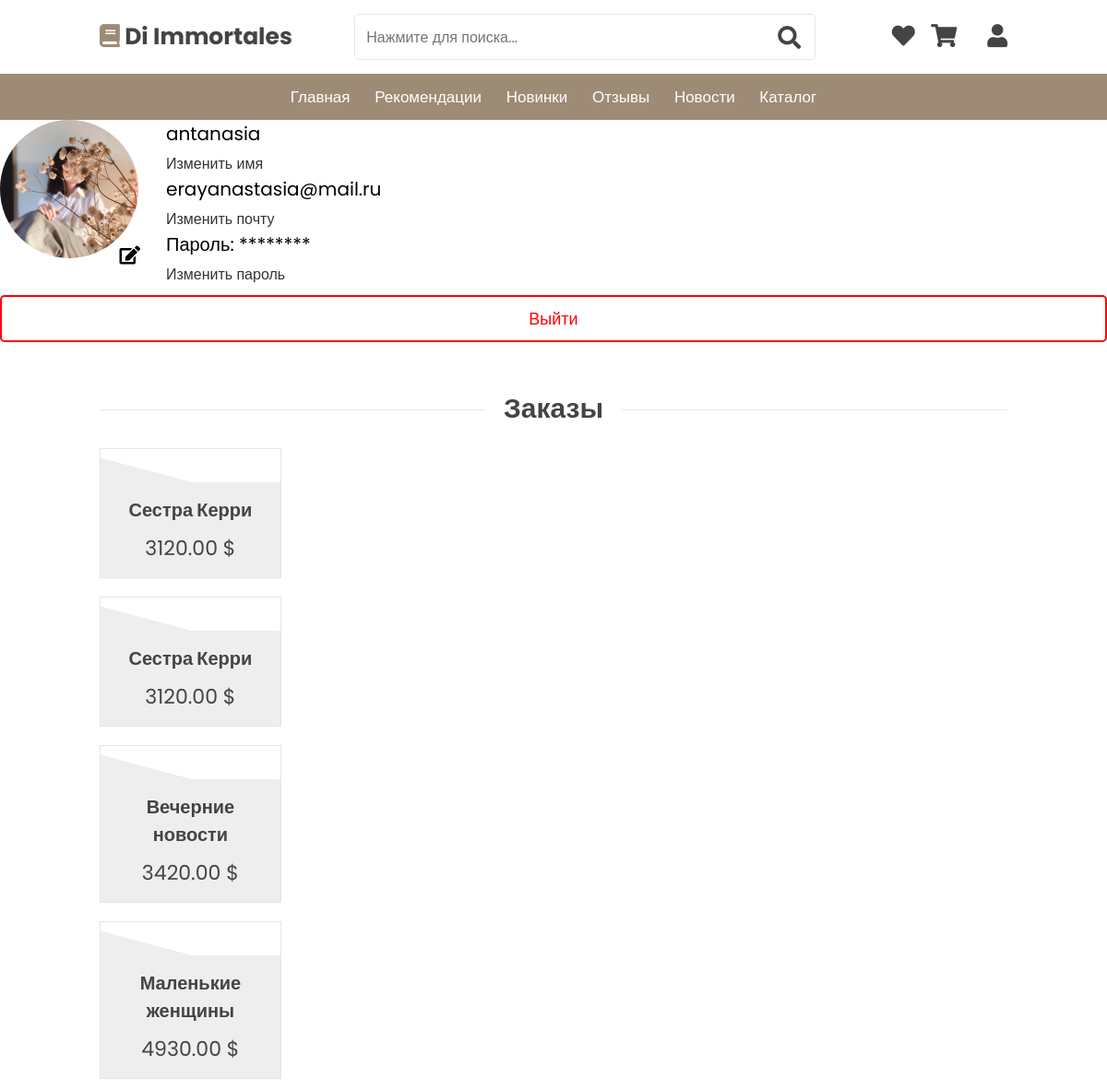
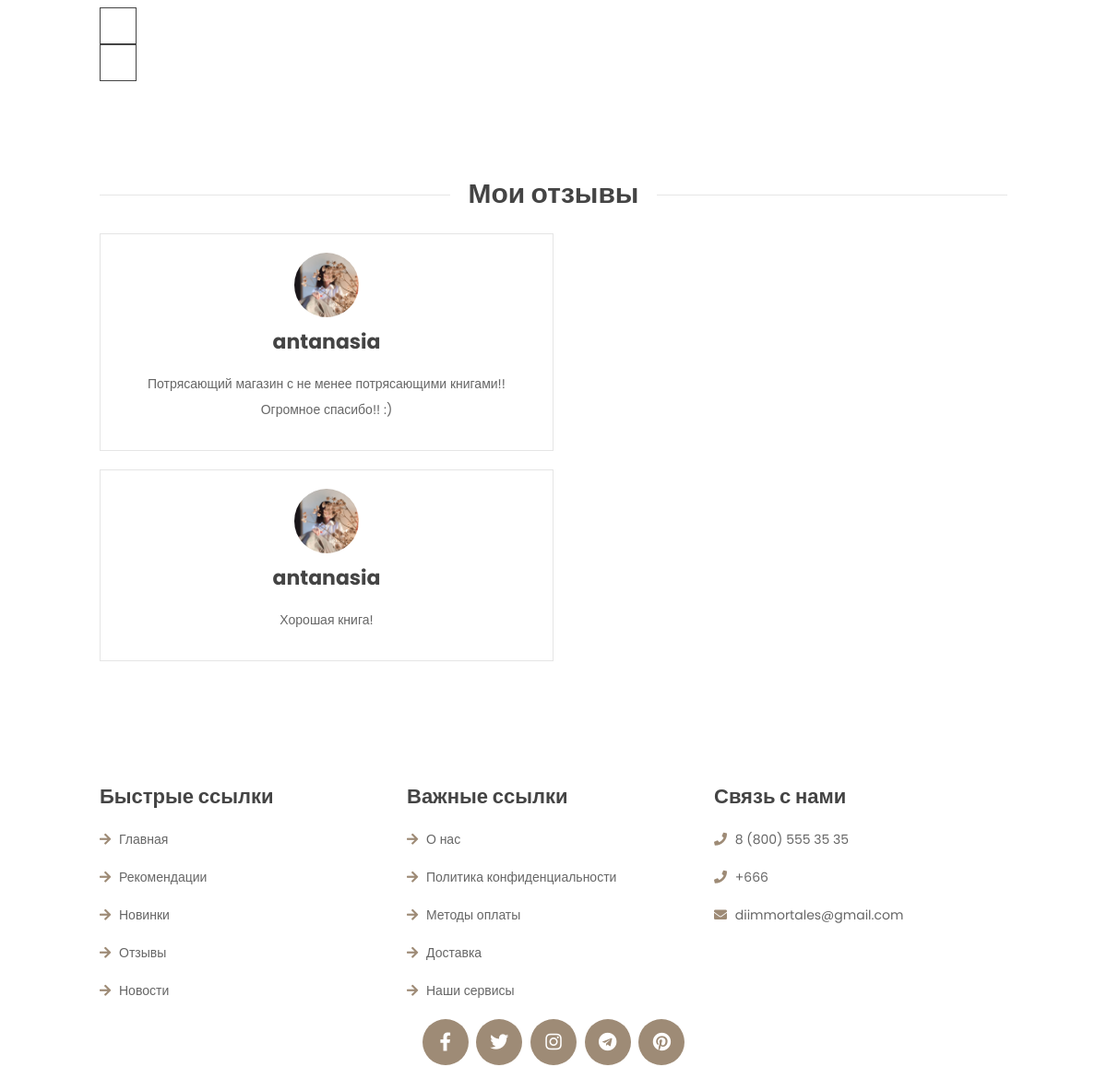
The app's page /profile/ (signed in) with its own data (2 pictures, top to bottom).
### bookShop/models.py (models this page shows, shortened)
class Profile(models.Model):
    user = models.OneToOneField(User, on_delete=models.CASCADE, verbose_name="Пользователь")
    avatar = models.ImageField(upload_to='avatars/', default='avatars/default.jpg', verbose_name="Аватар")
    class Meta:
        verbose_name = "Профиль"
        verbose_name_plural = "Профили"

class OrderItem(models.Model):
    order = models.ForeignKey(Order, related_name='items', on_delete=models.CASCADE, verbose_name='Заказ')
    book = models.ForeignKey(Book, on_delete=models.CASCADE, verbose_name='Книга')
    quantity = models.PositiveIntegerField(verbose_name='Количество')
    total_price = models.DecimalField(max_digits=10, decimal_places=2, verbose_name='Общая цена')
    class Meta:
        verbose_name = 'Элемент заказа'
        verbose_name_plural = 'Элементы заказа'

class Book(models.Model):
    bookName = models.CharField(_("Название книги"), max_length=255)
    bookAuthor = models.CharField(_("Автор книги"), max_length=255)
    pages = models.IntegerField(_("Количество страниц"))
    description = models.TextField(_("Описание книги"))
    price = models.FloatField(_("Цена"))
    bookImage = models.CharField(_("Изображение книги"), max_length=255, default="")
    genre = models.ForeignKey(Genre, on_delete=models.CASCADE, verbose_name=_("Жанр"))
    class Meta:
        verbose_name = _("Книга")
        verbose_name_plural = _("Книги")

class Review(models.Model):
    user = models.ForeignKey(User, verbose_name="Пользователь", on_delete=models.CASCADE, null=True)
    review_content = models.TextField("Содержание отзыва", blank=True)
    avatar = models.ImageField("Аватар пользователя", upload_to='review_avatars/', null=True, blank=True)
    class Meta:
        verbose_name = "Отзыв"
        verbose_name_plural = "Отзывы"

### bookShop/views.py (the view)
# urls.py: path('profile/', views.profile, name='profile'),
@login_required
def profile(request):
    user = request.user
    orders = Order.objects.filter(user=user)
    user_reviews = Review.objects.filter(user=user)
    return render(request, 'profile.html', {'user': user, 'orders': orders, 'user_reviews': user_reviews})

### bookShop/templates/profile.html (shortened to what this page needs)
{% extends 'base.html' %}
{% load static %}
{% block content %}
<div class="profile-container">
    <div class="avatar-section">
        <img src="{{ user.profile.avatar.url }}" class="avatar" width="150" height="150">
        <a href="{% url 'change_avatar' %}" class="edit-icon fas fa-edit"></a>
    </div>
    <div class="user-info">
        <p class="username">{{ user.username }}</p>
        <a href="{% url 'change_username' %}" class="edit-link">Изменить имя</a>
        <p class="email">{{ user.email }}</p>
        <a href="{% url 'change_email' %}" class="edit-link">Изменить почту</a>
        <p class="password">Пароль: ********</p>
        <a href="{% url 'change_password' %}" class="edit-link">Изменить пароль</a>
    </div>
</div>
{% if user.is_authenticated %}
    <a href="{% url 'signOut' %}" class="logout-btn">Выйти</a>
{% endif %}
    <section class="ordered">
        <h1 class="heading"> <span>Заказы</span> </h1>
        {% if orders %}
        <div class="swiper ordered-slider">
            <div class="swiper-wrapper">
                {% for order in orders %}
                    {% for item in order.items.all %}
                        <div class="swiper-slide box">
                            <div class="icons">
                                <span class="quantity">{{ item.quantity }}</span>
                            </div>
                            <div class="image">
                            </div>
                            <div class="content">
                                <h3>{{ item.book.bookName }}</h3>
                                <div class="price">{{ item.total_price }} $</div>
                            </div>
                        </div>
                    {% endfor %}
                {% endfor %}
            </div>
            <div class="swiper-button-next"></div>
            <div class="swiper-button-prev"></div>
        </div>
    </section>
{% else %}
    <div class="empty-cart-message">
        <p>Заказов нет</p>
        <a href="{% url 'catalogPage' %}" class="btn">Перейти в каталог</a>
    </div>
{% endif %}
<section class="reviews" id="reviews">
        <h1 class="heading"> <span>Мои отзывы</span> </h1>
        {% if user_reviews %}
        <div class="swiper reviews-slider">
            <div class="swiper-wrapper">
                {% for review in user_reviews %}
                <div class="swiper-slide box">
                    <img src="{{ review.user.profile.avatar.url }}" alt="Аватар">
                    <h3>{{ review.user.username }}</h3>
                    <p>{{ review.review_content }}</p>
                </div>
                {% endfor %}
            </div>
        </div>
        {% else %}
        <div class="empty-cart-message">
            <p>Отзывов нет</p>
        </div>
        {% endif %}
</section>
{% endblock %}

### bookShop/templates/base.html (shortened to what this page needs)
{% load static %}
<!DOCTYPE html>
<html lang="en">
<head>
    <link rel="stylesheet" href="https://unpkg.com/swiper@7/swiper-bundle.min.css" />
    <link rel="stylesheet" href="https://cdnjs.cloudflare.com/ajax/libs/font-awesome/5.15.4/css/all.min.css">
    <link rel="stylesheet" href="{% static 'css/style.css' %}">
</head>
<body>
<header class="header">
    <div class="header-1">
        <a href="{% url 'homePage' %}" class="logo"> <i class="fas fa-book"></i> Di Immortales </a>
        <form action="{% url 'search' %}" class="search-form" method="get">
            <input type="search" name="q" placeholder="Нажмите для поиска..." id="search-box">
            <label for="search-box" class="fas fa-search" type="submit"></label>
        </form>
        <div class="icons">
            <a href="{% url 'favorite' %}" class="fas fa-heart"></a>
            {% if user.is_authenticated %}
                <a href="{% url 'view_cart' %}" class="fas fa-shopping-cart"></a>
            {% else %}
                <a href="/login" class="fas fa-shopping-cart"></a>
            {% endif %}
            {% if user.is_authenticated %}
                <a href="{% url 'profile' %}"><div id="logout-btn" class="fas fa-user"></div></a>
            {% else %}
                <a href="/login"><div id="login-btn" class="fas fa-user"></div></a>
            {% endif %}
        </div>
    </div>
    <div class="header-2">
        <nav class="navbar">
            <a href="{% url 'homePage' %}">Главная</a>
            <a href="{% url 'index' %}#featured">Рекомендации</a>
            <a href="{% url 'index' %}#arrivals">Новинки</a>
            <a href="{% url 'reviewsPage' %}">Отзывы</a>
            <a href="{% url 'newsPage' %}">Новости</a>
            <a href="{% url 'catalogPage' %}">Каталог</a>
        </nav>
    </div>
</header>
  {% block content %}
  {% endblock %}
<section class="footer">
    <div class="box-container">
        <div class="box">
            <h3>Быстрые ссылки</h3>
            <a href="{% url 'homePage' %}"> <i class="fas fa-arrow-right"></i> Главная </a>
            <a href="{% url 'index' %}#featured"> <i class="fas fa-arrow-right"></i> Рекомендации </a>
            <a href="{% url 'index' %}#arrivals"> <i class="fas fa-arrow-right"></i> Новинки </a>
            <a href="{% url 'reviewsPage' %}"> <i class="fas fa-arrow-right"></i> Отзывы </a>
            <a href="{% url 'newsPage' %}"> <i class="fas fa-arrow-right"></i> Новости </a>
        </div>
        <div class="box">
            <h3>Важные ссылки</h3>
            <a href="#"> <i class="fas fa-arrow-right"></i> О нас </a>
            <a href="#"> <i class="fas fa-arrow-right"></i> Политика конфиденциальности </a>
            <a href="#"> <i class="fas fa-arrow-right"></i> Методы оплаты </a>
            <a href="#"> <i class="fas fa-arrow-right"></i> Доставка </a>
            <a href="#"> <i class="fas fa-arrow-right"></i> Наши сервисы </a>
        </div>
        <div class="box">
            <h3>Связь с нами</h3>
            <a href="#"> <i class="fas fa-phone"></i> 8 (800) 555 35 35 </a>
            <a href="#"> <i class="fas fa-phone"></i> +666 </a>
            <a href="#"> <i class="fas fa-envelope"></i> diimmortales@gmail.com </a>
        </div>
    </div>
    <div class="share">
        <a href="https://www.facebook.com/" class="fab fa-facebook-f"></a>
        <a href="https://twitter.com/?lang=ru" class="fab fa-twitter"></a>
        <a href="https://www.instagram.com/" class="fab fa-instagram"></a>
        <a href="https://t.me/@htonj_bot" class="fab fa-telegram"></a>
        <a href="https://ru.pinterest.com/" class="fab fa-pinterest"></a>
    </div>
</section>
</body>
</html>

### bookShop/static/css/style.css (style rules this page uses)
:root { --basic:#9e8b76; --dark-color:#685849; --black:#444; --light-color:#666; --border:.1rem solid rgba(0,0,0,.1); --border-hover:.1rem solid var(--black); --box-shadow:0 .5rem 1rem rgba(0,0,0,.1); }
* { font-family: 'Poppins', sans-serif; margin:0; padding:0; box-sizing: border-box; text-transform:none; outline: none; border:none; text-decoration: none; transition:all .2s linear; transition:width none; }
html { font-size: 62.5%; overflow-x: hidden; scroll-padding-top: 5rem; scroll-behavior: smooth; }
section { padding:5rem 9%; }
.heading { text-align: center; margin-bottom: 2rem; position: relative; }
.heading::before { content: ''; position: absolute; top:50%; left:0; transform: translateY(-50%); width: 100%; height:.01rem; background: rgba(0,0,0,.1); z-index: -1; }
.heading span { font-size: 3rem; padding:.5rem 2rem; color:var(--black); background: #fff; }
.header .header-1 { background:#fff; padding:1.5rem 9%; display: flex; align-items: center; justify-content: space-between; }
.header .header-1 .logo { font-size: 2.5rem; font-weight: bolder; color:var(--black); }
.header .header-1 .logo i { color:var(--basic); }
.header .header-1 .search-form { width:50rem; height:5rem; border:var(--border); overflow: hidden; background:#fff; display:flex; align-items: center; border-radius: .5rem; }
.header .header-1 .search-form input { font-size: 1.6rem; padding:0 1.2rem; height:100%; width:100%; text-transform: none; color:var(--black); }
.header .header-1 .search-form label { font-size: 2.5rem; padding-right: 1.5rem; color:var(--black); cursor: pointer; }
.header .header-1 .icons div, .header .header-1 .icons a { font-size: 2.5rem; margin-left: 1.5rem; color:var(--black); cursor: pointer; }
.header .header-2 { background:var(--basic); }
.header .header-2 .navbar { text-align: center; }
.header .header-2 .navbar a { color:#fff; display: inline-block; padding:1.2rem; font-size: 1.7rem; }
.swiper-button-next, .swiper-button-prev { border:var(--border-hover); height:4rem; width:4rem; color:var(--black); background: #fff; }
.swiper-button-next::after, .swiper-button-prev::after { font-size: 2rem; }
.reviews .reviews-slider .box { border:var(--border); padding:2rem; text-align: center; margin:2rem 0; width:50%; }
.reviews .reviews-slider .box img { height:7rem; width:7rem; border-radius: 50%; object-fit: cover; }
.reviews .reviews-slider .box h3 { color:var(--black); font-size: 2.2rem; padding:.5rem 0; }
.reviews .reviews-slider .box p { color:var(--light-color); font-size: 1.4rem; padding:1rem 0; line-height: 2; }
.footer .box-container { display: grid; grid-template-columns: repeat(auto-fit, minmax(25rem, 1fr)); gap:1.5rem; }
.footer .box-container .box h3 { font-size: 2.2rem; color:var(--black); padding:1rem 0; }
.footer .box-container .box a { display: block; font-size: 1.4rem; color:var(--light-color); padding:1rem 0; }
.footer .box-container .box a i { color:var(--basic); padding-right: .5rem; }
.footer .share { padding:1rem 0; text-align: center; }
.footer .share a { height: 5rem; width: 5rem; line-height: 5rem; font-size: 2rem; color:#fff; background:var(--basic); margin:0 .3rem; border-radius: 50%; }

### records on screen
OrderItem: book.bookName "Сестра Керри", total_price "3120.00"
OrderItem: book.bookName "Сестра Керри", total_price "3120.00"
OrderItem: book.bookName "Вечерние новости", total_price "3420.00"
OrderItem: book.bookName "Маленькие женщины", total_price "4930.00"
Review: user.profile.avatar (picture), user.username "antanasia", review_content "Потрясающий магазин с не менее потрясающими книгами!! Огромное спасибо!! :)"
Review: user.profile.avatar (picture), user.username "antanasia", review_content "Хорошая книга!"

### other values on screen
{{ user.username }} "antanasia"
{{ user.email }} "erayanastasia@mail.ru"
